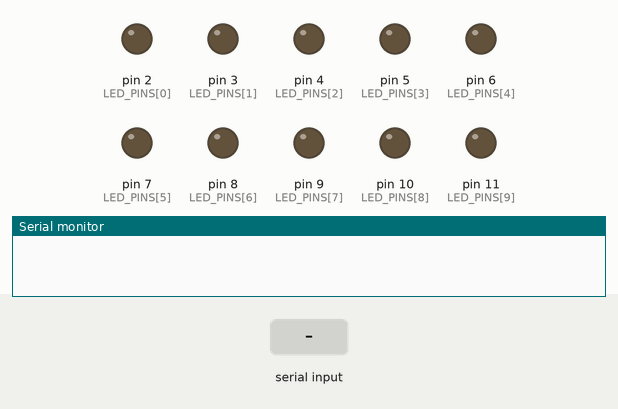
Recording of a sketch running on a simulated Arduino Uno, built with avr-gcc and run on an emulated ATmega328P. On the bench: output pins drawn as LEDs (lit = HIGH), the last lines printed to the serial monitor. The inputs (shaded band) are chosen by the test bench.

Above: at 2.4 s.
2.5 s: "1" received over Serial
At 2.66 s:
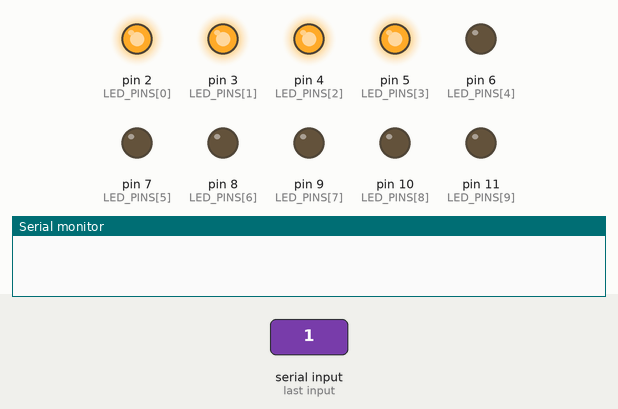
At 3.7 s:
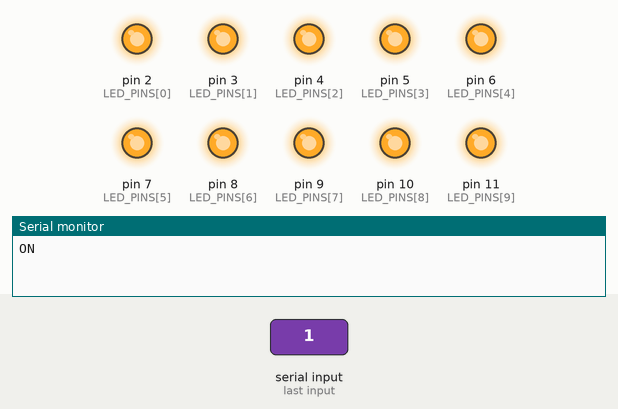
5.5 s: "0" received over Serial
At 5.66 s:
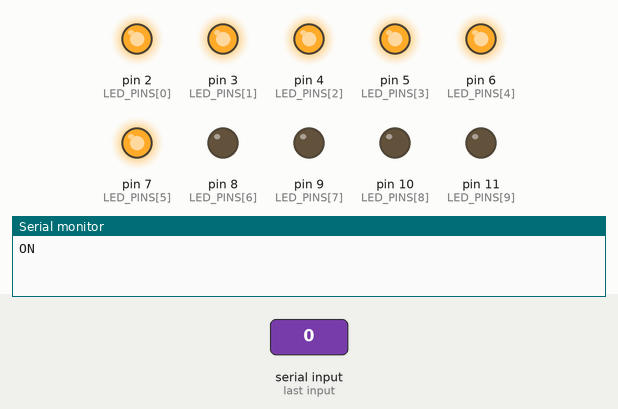
Timing chart, 0 to 8.5 s (numbered marks = the images above; inputs shaded):
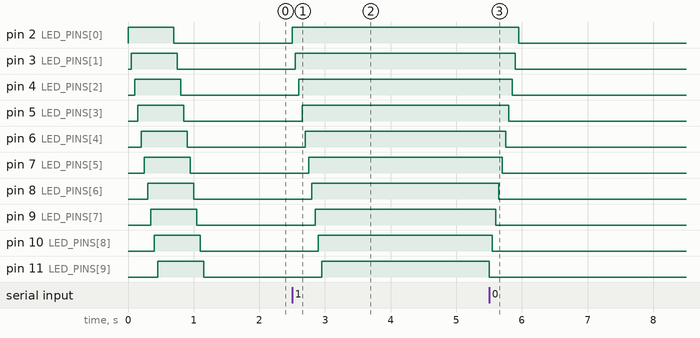

The sketch:

hand_gesture_arduino.ino
```cpp
#include <Arduino.h>

// Define LED pins (using pins 2-11 for 10 LEDs)
const int NUM_LEDS = 10;
const int LED_PINS[] = {2, 3, 4, 5, 6, 7, 8, 9, 10, 11};

void setup() {
  Serial.begin(9600);  // Start serial communication

  // Setup all LED pins
  for(int i = 0; i < NUM_LEDS; i++) {
    pinMode(LED_PINS[i], OUTPUT);
  }

  // Run startup test
  testLEDs();
}

void loop() {
  if (Serial.available()) {
    char command = Serial.read();

    if (command == '1') {
      turnOnLEDsSequentially();
      Serial.println("ON");
    }
    else if (command == '0') {
      turnOffLEDsSequentially();
      Serial.println("OFF");
    }
  }
}

// Test all LEDs on startup
void testLEDs() {
  // Turn on each LED one by one
  for(int i = 0; i < NUM_LEDS; i++) {
    digitalWrite(LED_PINS[i], HIGH);
    delay(50);
  }
  delay(200);

  // Turn off each LED one by one
  for(int i = 0; i < NUM_LEDS; i++) {
    digitalWrite(LED_PINS[i], LOW);
    delay(50);
  }
}

// Turn on LEDs in sequence
void turnOnLEDsSequentially() {
  for(int i = 0; i < NUM_LEDS; i++) {
    digitalWrite(LED_PINS[i], HIGH);
    delay(50);
  }
}

// Turn off LEDs in reverse sequence
void turnOffLEDsSequentially() {
  for(int i = NUM_LEDS-1; i >= 0; i--) {
    digitalWrite(LED_PINS[i], LOW);
    delay(50);
  }
} 
```

Measured:
- after the input at 2.5 s, pin 2 (LED_PINS[0]): LOW → HIGH at once; pin 3 (LED_PINS[1]): LOW → HIGH after 0.05 s; pin 4 (LED_PINS[2]): LOW → HIGH after 0.10 s; pin 5 (LED_PINS[3]): LOW → HIGH after 0.15 s; pin 6 (LED_PINS[4]): LOW → HIGH after 0.20 s
- after the input at 5.5 s, pin 2 (LED_PINS[0]): HIGH → LOW after 0.45 s; pin 3 (LED_PINS[1]): HIGH → LOW after 0.40 s; pin 4 (LED_PINS[2]): HIGH → LOW after 0.35 s; pin 5 (LED_PINS[3]): HIGH → LOW after 0.30 s; pin 6 (LED_PINS[4]): HIGH → LOW after 0.25 s
